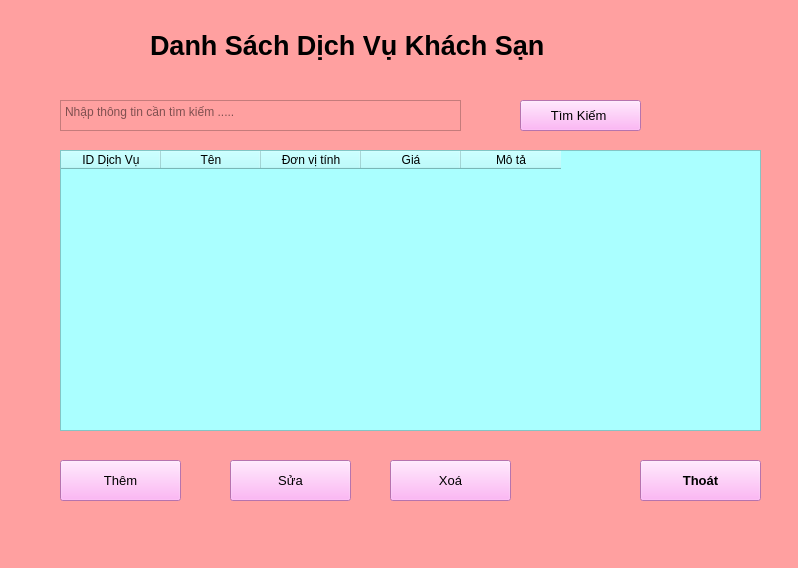
<?xml version="1.0" encoding="UTF-8"?>
<ui version="4.0">
 <class>MainWindow</class>
 <widget class="QMainWindow" name="MainWindow">
  <property name="geometry">
   <rect>
    <x>0</x>
    <y>0</y>
    <width>798</width>
    <height>568</height>
   </rect>
  </property>
  <property name="windowTitle">
   <string>MainWindow</string>
  </property>
  <property name="styleSheet">
   <string notr="true">background-color: rgb(255, 160, 160);</string>
  </property>
  <widget class="QWidget" name="centralwidget">
   <widget class="QLabel" name="label">
    <property name="geometry">
     <rect>
      <x>150</x>
      <y>20</y>
      <width>521</width>
      <height>51</height>
     </rect>
    </property>
    <property name="font">
     <font>
      <pointsize>20</pointsize>
      <bold>true</bold>
     </font>
    </property>
    <property name="contextMenuPolicy">
     <enum>Qt::ContextMenuPolicy::NoContextMenu</enum>
    </property>
    <property name="text">
     <string>Danh Sách Dịch Vụ Khách Sạn</string>
    </property>
   </widget>
   <widget class="QPushButton" name="btTimKiem">
    <property name="geometry">
     <rect>
      <x>520</x>
      <y>100</y>
      <width>121</width>
      <height>31</height>
     </rect>
    </property>
    <property name="font">
     <font>
      <pointsize>10</pointsize>
     </font>
    </property>
    <property name="contextMenuPolicy">
     <enum>Qt::ContextMenuPolicy::NoContextMenu</enum>
    </property>
    <property name="styleSheet">
     <string notr="true">background-color: rgb(255, 161, 243);</string>
    </property>
    <property name="text">
     <string>Tìm Kiếm </string>
    </property>
   </widget>
   <widget class="QPushButton" name="btSua">
    <property name="geometry">
     <rect>
      <x>230</x>
      <y>460</y>
      <width>121</width>
      <height>41</height>
     </rect>
    </property>
    <property name="font">
     <font>
      <pointsize>10</pointsize>
     </font>
    </property>
    <property name="contextMenuPolicy">
     <enum>Qt::ContextMenuPolicy::NoContextMenu</enum>
    </property>
    <property name="styleSheet">
     <string notr="true">background-color: rgb(255, 161, 243);</string>
    </property>
    <property name="text">
     <string>Sửa</string>
    </property>
   </widget>
   <widget class="QPushButton" name="btThem">
    <property name="geometry">
     <rect>
      <x>60</x>
      <y>460</y>
      <width>121</width>
      <height>41</height>
     </rect>
    </property>
    <property name="font">
     <font>
      <pointsize>10</pointsize>
     </font>
    </property>
    <property name="contextMenuPolicy">
     <enum>Qt::ContextMenuPolicy::NoContextMenu</enum>
    </property>
    <property name="styleSheet">
     <string notr="true">background-color: rgb(255, 161, 243);</string>
    </property>
    <property name="text">
     <string>Thêm</string>
    </property>
   </widget>
   <widget class="QPushButton" name="btThoat">
    <property name="geometry">
     <rect>
      <x>640</x>
      <y>460</y>
      <width>121</width>
      <height>41</height>
     </rect>
    </property>
    <property name="font">
     <font>
      <pointsize>10</pointsize>
      <bold>true</bold>
     </font>
    </property>
    <property name="contextMenuPolicy">
     <enum>Qt::ContextMenuPolicy::NoContextMenu</enum>
    </property>
    <property name="layoutDirection">
     <enum>Qt::LayoutDirection::LeftToRight</enum>
    </property>
    <property name="styleSheet">
     <string notr="true">background-color: rgb(255, 161, 243);</string>
    </property>
    <property name="text">
     <string>Thoát</string>
    </property>
   </widget>
   <widget class="QPushButton" name="btXoa">
    <property name="geometry">
     <rect>
      <x>390</x>
      <y>460</y>
      <width>121</width>
      <height>41</height>
     </rect>
    </property>
    <property name="font">
     <font>
      <pointsize>10</pointsize>
     </font>
    </property>
    <property name="contextMenuPolicy">
     <enum>Qt::ContextMenuPolicy::NoContextMenu</enum>
    </property>
    <property name="styleSheet">
     <string notr="true">background-color: rgb(255, 161, 243);</string>
    </property>
    <property name="text">
     <string>Xoá</string>
    </property>
   </widget>
   <widget class="QTextEdit" name="txtTimKiem">
    <property name="geometry">
     <rect>
      <x>60</x>
      <y>100</y>
      <width>401</width>
      <height>31</height>
     </rect>
    </property>
    <property name="contextMenuPolicy">
     <enum>Qt::ContextMenuPolicy::NoContextMenu</enum>
    </property>
    <property name="placeholderText">
     <string>Nhập thông tin cần tìm kiếm .....</string>
    </property>
   </widget>
   <widget class="QTableWidget" name="tableWidget">
    <property name="geometry">
     <rect>
      <x>60</x>
      <y>150</y>
      <width>701</width>
      <height>281</height>
     </rect>
    </property>
    <property name="contextMenuPolicy">
     <enum>Qt::ContextMenuPolicy::NoContextMenu</enum>
    </property>
    <property name="styleSheet">
     <string notr="true">background-color: rgb(170, 255, 255);</string>
    </property>
    <column>
     <property name="text">
      <string>ID Dịch Vụ</string>
     </property>
     <property name="background">
      <color>
       <red>170</red>
       <green>255</green>
       <blue>0</blue>
      </color>
     </property>
    </column>
    <column>
     <property name="text">
      <string>Tên</string>
     </property>
     <property name="background">
      <color>
       <red>170</red>
       <green>255</green>
       <blue>0</blue>
      </color>
     </property>
    </column>
    <column>
     <property name="text">
      <string>Đơn vị tính</string>
     </property>
    </column>
    <column>
     <property name="text">
      <string>Giá</string>
     </property>
    </column>
    <column>
     <property name="text">
      <string>Mô tả</string>
     </property>
     <property name="background">
      <color>
       <red>170</red>
       <green>255</green>
       <blue>0</blue>
      </color>
     </property>
    </column>
   </widget>
  </widget>
  <widget class="QMenuBar" name="menubar">
   <property name="geometry">
    <rect>
     <x>0</x>
     <y>0</y>
     <width>798</width>
     <height>22</height>
    </rect>
   </property>
  </widget>
  <widget class="QStatusBar" name="statusbar"/>
 </widget>
 <resources/>
 <connections/>
</ui>
